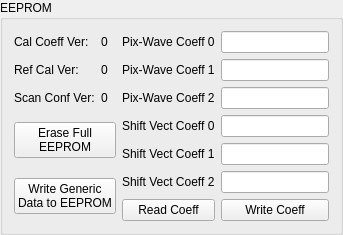
                 <widget class="QGroupBox" name="groupBox_eeprom">
                  <property name="title">
                   <string>EEPROM</string>
                  </property>
                  <layout class="QVBoxLayout" name="verticalLayout">
                   <item>
                    <layout class="QHBoxLayout" name="horizontalLayout_39">
                     <item>
                      <layout class="QGridLayout" name="gridLayout_4">
                       <item row="1" column="1">
                        <widget class="QLabel" name="label_ref_cal_ver">
                         <property name="text">
                          <string>0</string>
                         </property>
                        </widget>
                       </item>
                       <item row="0" column="0">
                        <widget class="QLabel" name="label_cal_coeff">
                         <property name="text">
                          <string>Cal Coeff Ver:</string>
                         </property>
                        </widget>
                       </item>
                       <item row="2" column="0">
                        <widget class="QLabel" name="label_scan_config">
                         <property name="text">
                          <string>Scan Conf Ver:</string>
                         </property>
                        </widget>
                       </item>
                       <item row="3" column="3">
                        <widget class="QLineEdit" name="lineEdit_shiftVect0"/>
                       </item>
                       <item row="0" column="3">
                        <layout class="QHBoxLayout" name="horizontalLayout_30">
                         <item>
                          <widget class="QLineEdit" name="lineEdit_pix2wave0"/>
                         </item>
                        </layout>
                       </item>
                       <item row="3" column="2">
                        <widget class="QLabel" name="label_shiftVect_coeff0">
                         <property name="text">
                          <string>Shift Vect Coeff 0</string>
                         </property>
                        </widget>
                       </item>
                       <item row="4" column="2">
                        <widget class="QLabel" name="label_shiftVect_coeff1">
                         <property name="text">
                          <string>Shift Vect Coeff 1</string>
                         </property>
                        </widget>
                       </item>
                       <item row="1" column="3">
                        <widget class="QLineEdit" name="lineEdit_pix2wave1"/>
                       </item>
                       <item row="2" column="2">
                        <widget class="QLabel" name="label_pix2wave_coeff2">
                         <property name="text">
                          <string>Pix-Wave Coeff 2</string>
                         </property>
                        </widget>
                       </item>
                       <item row="1" column="2">
                        <widget class="QLabel" name="label_pix2wave_coeff1">
                         <property name="text">
                          <string>Pix-Wave Coeff 1</string>
                         </property>
                        </widget>
                       </item>
                       <item row="1" column="0">
                        <widget class="QLabel" name="label_ref_cal">
                         <property name="text">
                          <string>Ref Cal Ver:</string>
                         </property>
                        </widget>
                       </item>
                       <item row="0" column="1">
                        <widget class="QLabel" name="label_cal_coeff_ver">
                         <property name="text">
                          <string>0</string>
                         </property>
                        </widget>
                       </item>
                       <item row="5" column="2">
                        <widget class="QLabel" name="label_shiftVect_coeff2">
                         <property name="text">
                          <string>Shift Vect Coeff 2</string>
                         </property>
                        </widget>
                       </item>
                       <item row="3" column="0" rowspan="2" colspan="2">
                        <widget class="QPushButton" name="pushButton_eeprom_mass_erase">
                         <property name="text">
                          <string>Erase Full
EEPROM</string>
                         </property>
                        </widget>
                       </item>
                       <item row="2" column="1">
                        <widget class="QLabel" name="label_scan_config_ver">
                         <property name="text">
                          <string>0</string>
                         </property>
                        </widget>
                       </item>
                       <item row="2" column="3">
                        <widget class="QLineEdit" name="lineEdit_pix2wave2"/>
                       </item>
                       <item row="5" column="3">
                        <widget class="QLineEdit" name="lineEdit_shiftVect2"/>
                       </item>
                       <item row="0" column="2">
                        <widget class="QLabel" name="label_pix2wave_coeff0">
                         <property name="text">
                          <string>Pix-Wave Coeff 0</string>
                         </property>
                        </widget>
                       </item>
                       <item row="4" column="3">
                        <widget class="QLineEdit" name="lineEdit_shiftVect1"/>
                       </item>
                       <item row="6" column="2">
                        <widget class="QPushButton" name="pushButton_eeprom_read">
                         <property name="text">
                          <string>Read Coeff</string>
                         </property>
                        </widget>
                       </item>
                       <item row="6" column="3">
                        <widget class="QPushButton" name="pushButton_eeprom_write">
                         <property name="text">
                          <string>Write Coeff</string>
                         </property>
                        </widget>
                       </item>
                       <item row="5" column="0" rowspan="2" colspan="2">
                        <widget class="QPushButton" name="pushButton_eeprom_write_generic">
                         <property name="text">
                          <string>Write Generic
Data to EEPROM</string>
                         </property>
                        </widget>
                       </item>
                      </layout>
                     </item>
                    </layout>
                   </item>
                  </layout>
                 </widget>
